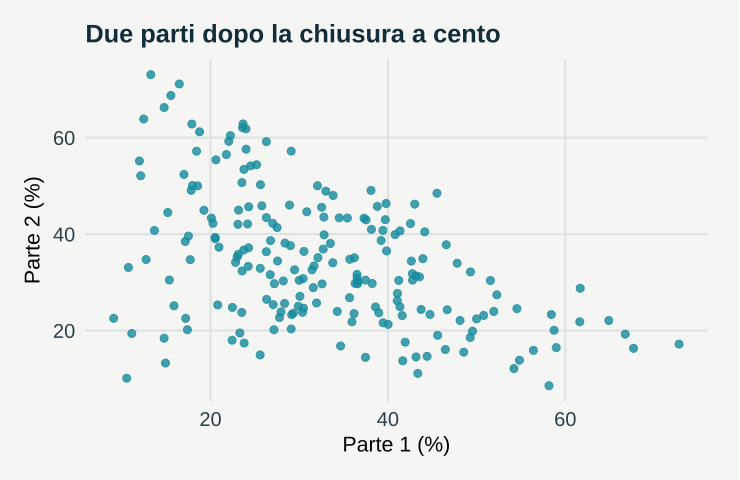

Source code (R):
# GeoStat Lab — funzioni comuni. R >= 4.3; ggplot2 >= 3.4; jsonlite.
suppressPackageStartupMessages(library(ggplot2))
col_geo <- c('#168B9C','#BC5B35','#7054A4','#A17B19','#227864','#64748B')
theme_set(theme_minimal(base_size=17, base_family='sans') + theme(
  plot.background=element_rect(fill='#F5F6F3',colour=NA),
  panel.background=element_rect(fill='#F5F6F3',colour=NA),
  panel.grid.minor=element_blank(),panel.grid.major=element_line(colour='#DCE3E2'),
  plot.title=element_text(size=19,face='bold',colour='#122D3B'),
  plot.subtitle=element_text(size=13,colour='#405560',margin=margin(b=12)),
  axis.text=element_text(size=15,colour='#273E4A'),axis.title=element_text(size=16),
  legend.position='bottom',legend.title=element_blank(),legend.text=element_text(size=14),
  strip.text=element_text(size=15,face='bold'),plot.margin=margin(18,24,18,18)))
metric <- function(...) data.frame(grandezza=names(c(...)),valore=as.character(c(...)),check.names=FALSE)
f <- function(x,d=3) {out<-formatC(x,digits=d,format='fg');out[!is.finite(x)]<-'Non definito';out}
line_plot <- function(d,x='x',y='y',title='',xl=x,yl=y,group=NULL) {
 p<-ggplot(d,aes(x=.data[[x]],y=.data[[y]]))
 if(is.null(group)) p<-p+geom_line(colour=col_geo[1],linewidth=1.05) else p<-p+aes(colour=.data[[group]],group=.data[[group]])+geom_line(linewidth=1)+scale_colour_manual(values=col_geo)
 p+labs(title=title,x=xl,y=yl)
}
point_plot <- function(d,x='x',y='y',title='',xl=x,yl=y,group=NULL) {
 p<-ggplot(d,aes(x=.data[[x]],y=.data[[y]]))
 if(is.null(group))p<-p+geom_point(colour=col_geo[1],size=2.5,alpha=.8) else p<-p+aes(colour=.data[[group]])+geom_point(size=2.7,alpha=.85)+scale_colour_manual(values=col_geo)
 p+labs(title=title,x=xl,y=yl)
}
hist_plot<-function(x,title='',xl='Valore',bins=20)ggplot(data.frame(x=x),aes(x))+geom_histogram(bins=bins,fill=col_geo[1],colour='#F5F6F3')+labs(title=title,x=xl,y='Frequenza')
bar_plot<-function(d,x='gruppo',y='valore',title='',yl='Valore')ggplot(d,aes(x=.data[[x]],y=.data[[y]],fill=.data[[x]]))+geom_col(width=.65)+scale_fill_manual(values=rep(col_geo,length.out=length(unique(d[[x]])) ))+guides(fill='none')+labs(title=title,x=NULL,y=yl)
map_plot<-function(d,z='z',title='',xl='Est [km]',yl='Nord [km]')ggplot(d,aes(x,y,fill=.data[[z]]))+geom_raster()+coord_equal()+scale_fill_gradientn(colours=c('#153F56','#298C9C','#B8CDB2','#F1D889','#AD542F'))+labs(title=title,x=xl,y=yl)
acf_data<-function(x,lag=20){a<-acf(x,lag.max=min(lag,length(x)-1),plot=FALSE);data.frame(x=as.vector(a$lag)[-1],y=as.vector(a$acf)[-1])}
# AR(1), distribuzione marginale stazionaria N(0, 1).
ar_series<-function(n,rho){x<-numeric(n);x[1]<-rnorm(1);for(i in 2:n)x[i]<-rho*x[i-1]+sqrt(1-rho^2)*rnorm(1);x}
# Distanze euclidee in unità metriche già dichiarate; nessuna conversione implicita di CRS.
dist_cross<-function(a,b)sqrt(outer(a[,1],b[,1],'-')^2+outer(a[,2],b[,2],'-')^2)
# Predittore IDW: i punti coincidenti ricevono esattamente il valore osservato.
idw<-function(xy,z,new,power=2){dd<-dist_cross(new,xy);apply(dd,1,function(d)if(any(d<1e-10))mean(z[d<1e-10])else weighted.mean(z,d^(-power)))}
# CART didattico binario: divisioni assiali che minimizzano l'impurità di Gini.
cart_fit<-function(x,y,depth=2,minleaf=4){
 node<-list(p=mean(y),n=length(y));if(depth<1||length(unique(y))<2||length(y)<2*minleaf)return(node)
 best<-Inf
 for(j in seq_len(ncol(x))){v<-sort(unique(x[,j])); if(length(v)<2)next
  for(cut in (head(v,-1)+tail(v,-1))/2){left<-x[,j]<=cut;nl<-sum(left);nr<-sum(!left);if(min(nl,nr)<minleaf)next
   score<-nl*mean(y[left])*(1-mean(y[left]))+nr*mean(y[!left])*(1-mean(y[!left]))
   if(score<best){best<-score;node$j<-j;node$cut<-cut;split<-left}
  }
 }
 if(is.finite(best)){node$left<-cart_fit(x[split,,drop=FALSE],y[split],depth-1,minleaf);node$right<-cart_fit(x[!split,,drop=FALSE],y[!split],depth-1,minleaf)};node
}
cart_predict<-function(tree,x)apply(x,1,function(row){t<-tree;while(!is.null(t$j))t<-if(row[t$j]<=t$cut)t$left else t$right;t$p})
p <- list(D = 3, seed = 17)
set.seed(p$seed)
D <- p$D

W <- matrix(rlnorm(200 * D, 0, 0.5), ncol = D)

X <- 100 * W/rowSums(W)

alto <- upper.tri(diag(D))

r_grezze <- cor(W)[alto]

r_chiuse <- cor(X)[alto]

data <- data.frame(x = X[, 1], y = X[, 2])

plots <- list(point_plot(data, title = "Due parti dopo la chiusura a cento", xl = "Parte 1 (%)", yl = "Parte 2 (%)"))

metrics <- metric(`Correlazione media prima della chiusura` = f(mean(r_grezze)), `Correlazione media dopo la chiusura` = f(mean(r_chiuse)), 
    `Valore −1/(D−1)` = f(-1/(D - 1)), `Coppie di parti` = length(r_chiuse))
print(metrics,row.names=FALSE)
ggplot2::ggsave('m17-chiusura-A.svg',plots[[1]],device=svglite::svglite,width=7.7,height=5.0,bg='#F8F6F1')
